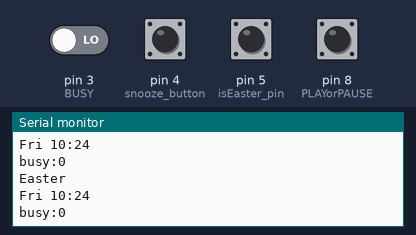
The sketch below on a simulated Arduino Uno, built with avr-gcc and run on an emulated ATmega328P. Parts: the last lines printed to the serial monitor. The test bench sets the inputs (shaded band); at power-on: pin 4 (snooze_button), pin 5 (isEaster_pin), pin 8 (PLAYorPAUSE) HIGH, pin 3 (BUSY) LOW. The local clock reads 2024-03-15 10:24:30 at power-on unless the sketch sets it.

Above: at 3.7 s.
3.8 s: pin 4 (snooze_button) pulled LOW for 1 s
6.5 s: pin 5 (isEaster_pin) pulled LOW for 0.6 s
8.6 s: pin 3 (BUSY) driven HIGH
At 9.9 s:
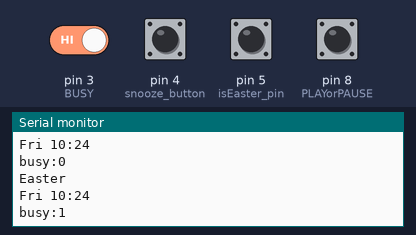
10.1 s: pin 8 (PLAYorPAUSE) pulled LOW for 1 s
13.0 s: pin 8 (PLAYorPAUSE) pulled LOW for 0.6 s
17.6 s: pin 3 (BUSY) driven LOW and pin 4 (snooze_button) driven LOW and pin 5 (isEaster_pin) driven LOW and pin 8 (PLAYorPAUSE) driven LOW
At 19.0 s:
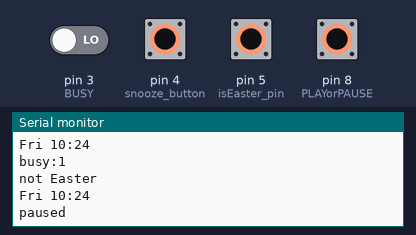

Measured:
- after the input at 8.6 s, the serial monitor: prints a new line after 0.47 s (image 1)
- after the input at 17.6 s, the serial monitor: prints a new line after 0.49 s (image 2)

The sketch:

mp3.ino
```cpp
#include "SoftwareSerial.h"
SoftwareSerial mySerial(10, 11);
#include <Wire.h>
#include <RTClib.h>

# define Start_Byte 0x7E
# define Version_Byte 0xFF
# define Command_Length 0x06
# define End_Byte 0xEF
# define Acknowledge 0x00 //Returns info with command 0x41 [0x01: info, 0x00: no info]

//pins
const int BUSY = 3;
const int PLAYorPAUSE = 8;
const int snooze_button = 4;

// Variables
String Time = "";
String _Day = "";
String CurrentSong = "";
String Snooze_time = "";

bool AngelFlag= true; // flag for angelus and divine mercy
bool DivineMercyFlag= true; // flag for Divine mercy

RTC_DS1307 rtc;

// function to add 5 mins when snooze button is pressed
String Snooze(String TIME) {
  const int snooze_amount = 5;// amount of minutes to snooze alarm
  const int max_min = 60;
  int Hr = Time.substring(0, 2).toInt();
  int Sc = Time.substring(3, 5).toInt();
  //  Serial.print("Hr =");
  //  Serial.println(Hr);
  //  Serial.print("Sc =");
  //  Serial.println(Sc);

  // add the snooze amount to number of seconds from time
  // deduct 60 from the sum of the seconds + snooze amont
  // if it is <= 0 then the minute is greater than 60 the add  1 hour to Hr(Hour from time)
  // if it is =0 then the Sc + snooze_amount equals to 60, which will make a = 60-60 i.e the minute was exactly 60
  int a = max_min - (Sc + snooze_amount);
  if ( a = 0) {
    // max minute has exceeded
    // add 1 to Hr and the reminder to Sc
    Hr += 1; Sc = a; //
  }

  else { // else just add the equate Sc to Sc + snooze_amount
    Sc = Sc + snooze_amount;
  }
  // add leading zero if Seconds is less than 10
  String b = (Sc < 10) ? "0"+String(Sc) : Sc;
  String c = (Hr < 10) ? "0"+String(Hr) : Hr;
//  if (Sc < 10) {
//    b = "0" + String(Sc);
//  }
//
//  if (Hr < 10){
//
//  }
  return c + ":" + b; // returns time plus 5mins
}

void setup () {
  Serial.begin(9600);
  mySerial.begin (9600);
  if (! rtc.begin()) {
    Serial.println("Couldn't find RTC");
    Serial.flush();
    abort();
  }

  if (! rtc.isrunning()) {
    Serial.println("RTC is NOT running, let's set the time!");
    // When time needs to be set on a new device, or after a power loss, the
    // following line sets the RTC to the date & time this sketch was compiled
    // rtc.adjust(DateTime(F(__DATE__), F(__TIME__)));
    // This line sets the RTC with an explicit date & time, for example to set
    // January 21, 2014 at 3am you would call:
    // rtc.adjust(DateTime(2014, 1, 21, 3, 0, 0));
  }

  // When time needs to be re-set on a previously configured device, the
  // following line sets the RTC to the date & time this sketch was compiled
  //  rtc.adjust(DateTime(F(__DATE__), F(__TIME__)));
  // This line sets the RTC with an explicit date & time, for example to set
  // January 21, 2014 at 3am you would call:
  // rtc.adjust(DateTime(2014, 1, 21, 3, 0, 0));


  pinMode(BUSY, INPUT);
  pinMode(PLAYorPAUSE, INPUT_PULLUP);
  pinMode(snooze_button, INPUT_PULLUP);
  pinMode(5, INPUT_PULLUP); // isEaster pin
  setVolume(30);
  //delay(1000);
  //Regina();
pause();
}


void loop () {
  bool isEaster= digitalRead(5);
  Serial.println((isEaster) ? "Easter" : "not Easter");

  DateTime now = rtc.now();

  //buffer can be defined using following combinations:
  //hh - the hour with a leading zero (00 to 23)
  //mm - the minute with a leading zero (00 to 59)
  //ss - the whole second with a leading zero where applicable (00 to 59)
  //YYYY - the year as four digit number
  //YY - the year as two digit number (00-99)
  //MM - the month as number with a leading zero (01-12)
  //MMM - the abbreviated English month name ('Jan' to 'Dec')
  //DD - the day as number with a leading zero (01 to 31)
  //DDD - the abbreviated English day name ('Mon' to 'Sun')

  char buf1[] = "hh:mm";
  char buf2[] = "DDD";
  Time = now.toString(buf1);
  _Day = now.toString(buf2);
  Serial.println(_Day + " " + Time);

bool AngelusReginaTime=(Time == "00:00" || Time == "12:00" || Time == "06:00" || Time == "18:00");

  if (AngelusReginaTime && digitalRead(BUSY) == 1 && AngelFlag) {
    AngelFlag=false; //  now the next time the loop runs the if statement above will not be valid, this will stop the audio
                     //    from playing again. I noticed that when i press pause while divine mercy is till playing it automatically
                     //    plays again , this is where the flag comes in
    if(isEaster){
      Regina();

    }
    else{
      Angelus();
    }
  }

  else if(!AngelusReginaTime){ // if it is not yet time for angelus or regina
     AngelFlag= true;
  }

   bool DivineMercyTime = (Time == "03:00" || Time == "15:00");
 if ( DivineMercyTime && digitalRead(BUSY) == 1 && DivineMercyFlag) {
  DivineMercyFlag= false;
  DivineMercy();
 }

 else if(!DivineMercyTime){
  DivineMercyFlag=true;
 }

  if (digitalRead(PLAYorPAUSE) == LOW && digitalRead(BUSY) == 0) {
    pause();
  }

  if (digitalRead(PLAYorPAUSE) == LOW && digitalRead(BUSY) == 1) {
    play();
  }

  if (digitalRead(snooze_button) == LOW && digitalRead(BUSY) == 0) { // prayer that is currently playing is snoozed
    pause();
    Snooze_time = Snooze(Time);

    Serial.println(CurrentSong + " has been snoozed till " + Snooze_time);

  }

  if (digitalRead(snooze_button) == LOW && digitalRead(BUSY) == 1) {
    // if no song is playing and snooze button is pressed,play the rosary for the day
    if (_Day == "Mon" || _Day == "Sat") {
      Joyful();
    }
    if (_Day == "Thu") {
      Light();
    }
    if (_Day == "Tue" || _Day == "Fri") {
      Sorrowful();
    }
    if (_Day == "Wed" || _Day == "Sun") {
      Glorious();
    }
  }
  if(Time==Snooze_time && digitalRead(BUSY) == 1){
    Serial.println("Snoozy");
    // when the current time is equal to snooze time
    // the audio that was snoozed should play but
    // while the song is still playing the condition
    //Time==Snooze_time is still true this will cause
    // arduino to keep sending the command to play
    // that song while the song is still playing,
    // this will cause the song to keep repeating
    //in short the song wil not play properly
    // so the command is only sent when a song is not playing
    // snooze function is not added for the rosary because it has no reminder
    if(CurrentSong=="Regina"){
      Regina();
    }

    if(CurrentSong=="Angelus"){
      Glorious();
    }

    if(CurrentSong=="DivineMercy"){
      DivineMercy();
    }
  }

  Serial.print("busy:");
  Serial.println(digitalRead(3));
  delay(1000);

}

void Regina()
{
  execute_CMD(0x03, 0, 7);
  delay(500);
  CurrentSong = "Regina";
  //Reset snnoze time to a
  // string that can never
  // be a time, so it doesnt
  // ring again when it
  // equals Time again tommorow
  Snooze_time = "#";
}
void DivineMercy()
{
  execute_CMD(0x03, 0, 6);
  delay(500);
  CurrentSong = "DivineMercy";
  Snooze_time = "#";
}
void Angelus()
{
  execute_CMD(0x03, 0, 5);
  delay(500);
  CurrentSong = "Angelus";
  Snooze_time = "#";
}
void Glorious()
{
  execute_CMD(0x03, 0, 4);
  delay(500);

}
void Joyful() // play Joyful Mysteries
{
  execute_CMD(0x03, 0, 3);
  delay(500);


}
void Light()
{
  execute_CMD(0x03, 0, 2);
  delay(500);

}

void Sorrowful()
{
  execute_CMD(0x3F, 0, 0);
  delay(500);
  setVolume(30);

}
void pause()
{
  execute_CMD(0x0E, 0, 0);
  delay(500);
  Serial.println("paused");
}

void play()
{
  execute_CMD(0x0D, 0, 1);
  delay(500);
  Serial.println("playing");
  Snooze_time = "#";
}

//void playNext()
//{
//  execute_CMD(0x01, 0, 1);
//  delay(500);
//}
//
//void playPrevious()
//{
//  execute_CMD(0x02, 0, 1);
//  delay(500);
//}

void setVolume(int volume)
{
  execute_CMD(0x06, 0, volume); // Set the volume (0x00~0x30)
  delay(2000);
}

void execute_CMD(byte CMD, byte Par1, byte Par2)
// Excecute the command and parameters
{
  // Calculate the checksum (2 bytes)
  word checksum = -(Version_Byte + Command_Length + CMD + Acknowledge + Par1 + Par2);
  // Build the command line
  byte Command_line[10] = { Start_Byte, Version_Byte, Command_Length, CMD, Acknowledge,
                            Par1, Par2, highByte(checksum), lowByte(checksum), End_Byte
                          };
  //Send the command line to the module
  for (byte k = 0; k < 10; k++)
  {
    mySerial.write( Command_line[k]);
  }
}
```
